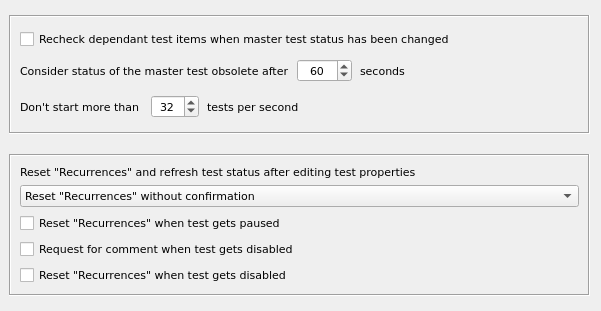
<?xml version="1.0" encoding="UTF-8"?>
<ui version="4.0">
 <class>BehaviorWidget</class>
 <widget class="QWidget" name="BehaviorWidget">
  <property name="geometry">
   <rect>
    <x>0</x>
    <y>0</y>
    <width>601</width>
    <height>311</height>
   </rect>
  </property>
  <property name="font">
   <font>
    <family>DejaVu Sans</family>
    <pointsize>8</pointsize>
   </font>
  </property>
  <property name="windowTitle">
   <string>Behavior</string>
  </property>
  <layout class="QVBoxLayout" name="verticalLayout_7">
   <property name="spacing">
    <number>20</number>
   </property>
   <property name="leftMargin">
    <number>9</number>
   </property>
   <property name="topMargin">
    <number>15</number>
   </property>
   <property name="bottomMargin">
    <number>15</number>
   </property>
   <item>
    <widget class="QFrame" name="frmBehavior1">
     <property name="frameShape">
      <enum>QFrame::Box</enum>
     </property>
     <property name="frameShadow">
      <enum>QFrame::Sunken</enum>
     </property>
     <layout class="QVBoxLayout" name="verticalLayout_5">
      <property name="spacing">
       <number>8</number>
      </property>
      <property name="topMargin">
       <number>12</number>
      </property>
      <property name="bottomMargin">
       <number>12</number>
      </property>
      <item>
       <widget class="QCheckBox" name="chkBRecheckDependants">
        <property name="text">
         <string>Recheck dependant test items when master test status has been changed</string>
        </property>
       </widget>
      </item>
      <item>
       <layout class="QHBoxLayout" name="horizontalLayout_4">
        <item>
         <widget class="QLabel" name="lblBConsiderStatus">
          <property name="text">
           <string>Consider status of the master test obsolete after</string>
          </property>
         </widget>
        </item>
        <item>
         <widget class="QSpinBox" name="spinBMastersLifetime">
          <property name="alignment">
           <set>Qt::AlignCenter</set>
          </property>
          <property name="maximum">
           <number>3600</number>
          </property>
          <property name="value">
           <number>60</number>
          </property>
         </widget>
        </item>
        <item>
         <widget class="QLabel" name="lblBSeconds">
          <property name="font">
           <font>
            <family>MS Sans Serif</family>
           </font>
          </property>
          <property name="text">
           <string>seconds</string>
          </property>
         </widget>
        </item>
        <item>
         <spacer name="horizontalSpacer_3">
          <property name="orientation">
           <enum>Qt::Horizontal</enum>
          </property>
          <property name="sizeHint" stdset="0">
           <size>
            <width>40</width>
            <height>20</height>
           </size>
          </property>
         </spacer>
        </item>
       </layout>
      </item>
      <item>
       <layout class="QHBoxLayout" name="horizontalLayout_5">
        <item>
         <widget class="QLabel" name="lblBDontStart">
          <property name="text">
           <string>Don't start more than </string>
          </property>
         </widget>
        </item>
        <item>
         <widget class="QSpinBox" name="spinBMaxThreads">
          <property name="alignment">
           <set>Qt::AlignCenter</set>
          </property>
          <property name="maximum">
           <number>128</number>
          </property>
          <property name="value">
           <number>32</number>
          </property>
         </widget>
        </item>
        <item>
         <widget class="QLabel" name="lblBTestsPerSeconts">
          <property name="text">
           <string>tests per second</string>
          </property>
         </widget>
        </item>
        <item>
         <spacer name="horizontalSpacer_2">
          <property name="orientation">
           <enum>Qt::Horizontal</enum>
          </property>
          <property name="sizeHint" stdset="0">
           <size>
            <width>40</width>
            <height>20</height>
           </size>
          </property>
         </spacer>
        </item>
       </layout>
      </item>
     </layout>
    </widget>
   </item>
   <item>
    <widget class="QFrame" name="frmBehavior2">
     <property name="frameShape">
      <enum>QFrame::Box</enum>
     </property>
     <property name="frameShadow">
      <enum>QFrame::Sunken</enum>
     </property>
     <layout class="QVBoxLayout" name="verticalLayout_6">
      <item>
       <widget class="QLabel" name="lblBResetOnEdinig">
        <property name="text">
         <string>Reset &quot;Recurrences&quot; and refresh test status after editing test properties</string>
        </property>
       </widget>
      </item>
      <item>
       <widget class="QComboBox" name="cmbBResetOnEditing">
        <item>
         <property name="text">
          <string>Reset &quot;Recurrences&quot; without confirmation</string>
         </property>
        </item>
        <item>
         <property name="text">
          <string>Ask confirmation</string>
         </property>
        </item>
        <item>
         <property name="text">
          <string>Don't reset</string>
         </property>
        </item>
       </widget>
      </item>
      <item>
       <widget class="QCheckBox" name="chkBResetOnPause">
        <property name="text">
         <string>Reset &quot;Recurrences&quot; when test gets paused</string>
        </property>
       </widget>
      </item>
      <item>
       <widget class="QCheckBox" name="chkBRequestForComment">
        <property name="text">
         <string>Request for comment when test gets disabled</string>
        </property>
       </widget>
      </item>
      <item>
       <widget class="QCheckBox" name="chkBResetOnDisabled">
        <property name="text">
         <string>Reset &quot;Recurrences&quot; when test gets disabled</string>
        </property>
       </widget>
      </item>
     </layout>
    </widget>
   </item>
  </layout>
 </widget>
 <resources/>
 <connections/>
</ui>
